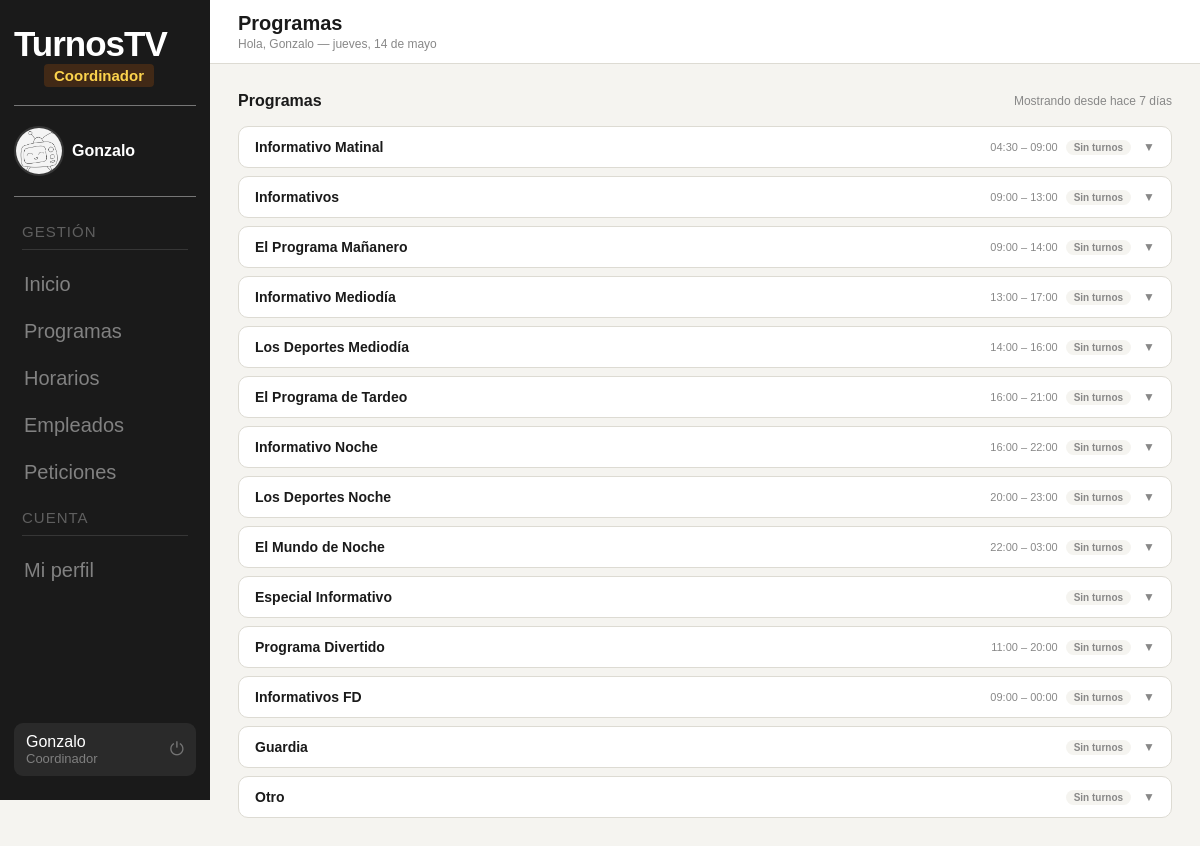
The app's page /panel_coordinador/programas.php (signed in) with its own data.
### tables this page shows
CREATE TABLE `programas` (
  `id` int(11) NOT NULL,
  `director_id` int(11) DEFAULT NULL,
  `nombre` varchar(100) NOT NULL,
  `descripcion` varchar(255) DEFAULT NULL,
  `hora_inicio` time NOT NULL,
  `hora_fin` time NOT NULL
);

### panel_coordinador/programas.php (the view, shortened to what this page needs)
<?php
$conn = new mysqli("localhost", "root", "", "turnostv");
$conn->set_charset("utf8mb4");
$stmt = $conn->prepare("SELECT id, nombre, hora_inicio, hora_fin FROM programas ORDER BY id ASC");
$stmt->execute();
$programas = $stmt->get_result()->fetch_all(MYSQLI_ASSOC);
$por_programa = [];
?>
<!DOCTYPE html>
<html lang="es">
<head>
    <link rel="stylesheet" href="../fragmentos/styles/base.css">
    <link rel="stylesheet" href="styles/programas.css">
</head>
<body>
    <?php include '../fragmentos/sidebar.php'; ?>
    <div class="content">
        <?php include '../fragmentos/header.php'; ?>
        <div class="body">
            <div class="page-header">
                <h2 class="page-titulo">Programas</h2>
                <span class="page-subtitulo">Mostrando desde hace 7 días</span>
            </div>
            <div class="prog-lista">
                <?php foreach ($programas as $prog):
                    $pid = $prog['id'];
                    $datos = $por_programa[$pid] ?? [];
                    $n_dias = count($datos);
                    $total_t = 0;
                    $cubiertos_t = 0;
                    ?>
                    <div class="prog-item" id="prog-<?= $pid ?>">
                        <div class="prog-cabecera" onclick="toggleProg(<?= $pid ?>)">
                            <div class="prog-nombre"><?= htmlspecialchars($prog['nombre']) ?></div>
                            <div class="prog-stats">
                                <?php if ($prog['hora_inicio'] !== '00:00:00' || $prog['hora_fin'] !== '00:00:00'): ?>
                                    <span class="prog-horario"><?= substr($prog['hora_inicio'], 0, 5) ?> –
                                        <?= substr($prog['hora_fin'], 0, 5) ?></span>
                                <?php endif; ?>
                                <?php if ($n_dias > 0): ?>
                                    <span class="prog-badge prog-badge-dias"><?= $n_dias ?>
                                        día<?= $n_dias !== 1 ? 's' : '' ?></span>
                                    <?php if ($total_t > 0):
                                        $pct = $cubiertos_t / $total_t; ?>
                                        <span
                                            class="prog-badge <?= $pct >= 1 ? 'prog-badge-ok' : 'prog-badge-pend' ?>"><?= $cubiertos_t ?>/<?= $total_t ?></span>
                                    <?php endif; ?>
                                <?php else: ?>
                                    <span class="prog-badge prog-badge-vacio">Sin turnos</span>
                                <?php endif; ?>
                            </div>
                            <span class="prog-flecha">▼</span>
                        </div>
                    </div>
                <?php endforeach; ?>
            </div>
        </div>
    </div>
</body>
</html>

### fragmentos/styles/base.css (style rules this page uses)
:root { --fondo: #F5F4F0; --blanco: #FFFFFF; --texto: #1a1a1a; --suave: #888; --borde: #DDDBD3; --sidebar-w: 210px; --rol-admin-bg: rgba(107, 33, 168, 0.2); --rol-admin-color: #D8B4FE; --rol-coord-bg: rgba(180, 83, 9, 0.25); --rol-coord-color: #FCD34D; --rol-director-bg: rgba(29, 78, 216, 0.25); --rol-director-color: #93C5FD; --rol-empleado-bg: rgba(22, 163, 74, 0.25); --rol-empleado-color: #86EFAC; --ok: #16A34A; --peligro: #B91C1C; --aviso: #D97706; }
*, *::before, *::after { margin: 0; padding: 0; box-sizing: border-box; }
body { font-family: sans-serif; font-size: 16px; background: var(--fondo); color: var(--texto); min-height: 100vh; display: flex; }
.content { margin-left: var(--sidebar-w); padding-top: 64px; flex: 1; display: flex; flex-direction: column; min-height: 100vh; }
.body { padding: 28px; flex: 1; }

### panel_coordinador/styles/programas.css (style rules this page uses)
.page-header { display: flex; align-items: center; justify-content: space-between; margin-bottom: 16px; flex-wrap: wrap; gap: 10px; }
.page-titulo { font-size: 16px; font-weight: 700; margin: 0; }
.page-subtitulo { font-size: 12px; color: var(--suave); }
.prog-lista { display: flex; flex-direction: column; gap: 8px; }
.prog-item { background: var(--blanco); border: 1.5px solid var(--borde); border-radius: 10px; overflow: hidden; transition: border-color .15s; }
.prog-cabecera { display: flex; align-items: center; justify-content: space-between; padding: 12px 16px; cursor: pointer; user-select: none; gap: 12px; }
.prog-nombre { font-size: 14px; font-weight: 700; color: var(--texto); flex: 1; }
.prog-horario { font-size: 11px; color: var(--suave); white-space: nowrap; }
.prog-stats { display: flex; gap: 8px; align-items: center; }
.prog-badge { font-size: 10px; font-weight: 600; padding: 2px 8px; border-radius: 20px; white-space: nowrap; }
.prog-badge-vacio { background: var(--fondo); color: var(--suave); }
.prog-flecha { font-size: 12px; color: var(--suave); transition: transform .2s; flex-shrink: 0; }

### records on screen
programas: nombre "Informativo Matinal", hora_inicio "04:30", hora_fin "09:00", shows "Sin turnos"
programas: nombre "Informativos", hora_inicio "09:00", hora_fin "13:00", shows "Sin turnos"
programas: nombre "El Programa Mañanero", hora_inicio "09:00", hora_fin "14:00", shows "Sin turnos"
programas: nombre "Informativo Mediodía", hora_inicio "13:00", hora_fin "17:00", shows "Sin turnos"
programas: nombre "Los Deportes Mediodía", hora_inicio "14:00", hora_fin "16:00", shows "Sin turnos"
programas: nombre "El Programa de Tardeo", hora_inicio "16:00", hora_fin "21:00", shows "Sin turnos"
programas: nombre "Informativo Noche", hora_inicio "16:00", hora_fin "22:00", shows "Sin turnos"
programas: nombre "Los Deportes Noche", hora_inicio "20:00", hora_fin "23:00", shows "Sin turnos"
programas: nombre "El Mundo de Noche", hora_inicio "22:00", hora_fin "03:00", shows "Sin turnos"
programas: nombre "Especial Informativo", shows "Sin turnos"
programas: nombre "Programa Divertido", hora_inicio "11:00", hora_fin "20:00", shows "Sin turnos"
programas: nombre "Informativos FD", hora_inicio "09:00", hora_fin "00:00", shows "Sin turnos"
programas: nombre "Guardia", shows "Sin turnos"
programas: nombre "Otro", shows "Sin turnos"

### other values on screen
$etiqueta_rol "Coordinador"
$partes[0] "Gonzalo"
$nombre_logout "Gonzalo"
$puesto "Coordinador"
$titulo_pagina "Programas"
$subtitulo "Hola, Gonzalo — jueves, 14 de mayo"
